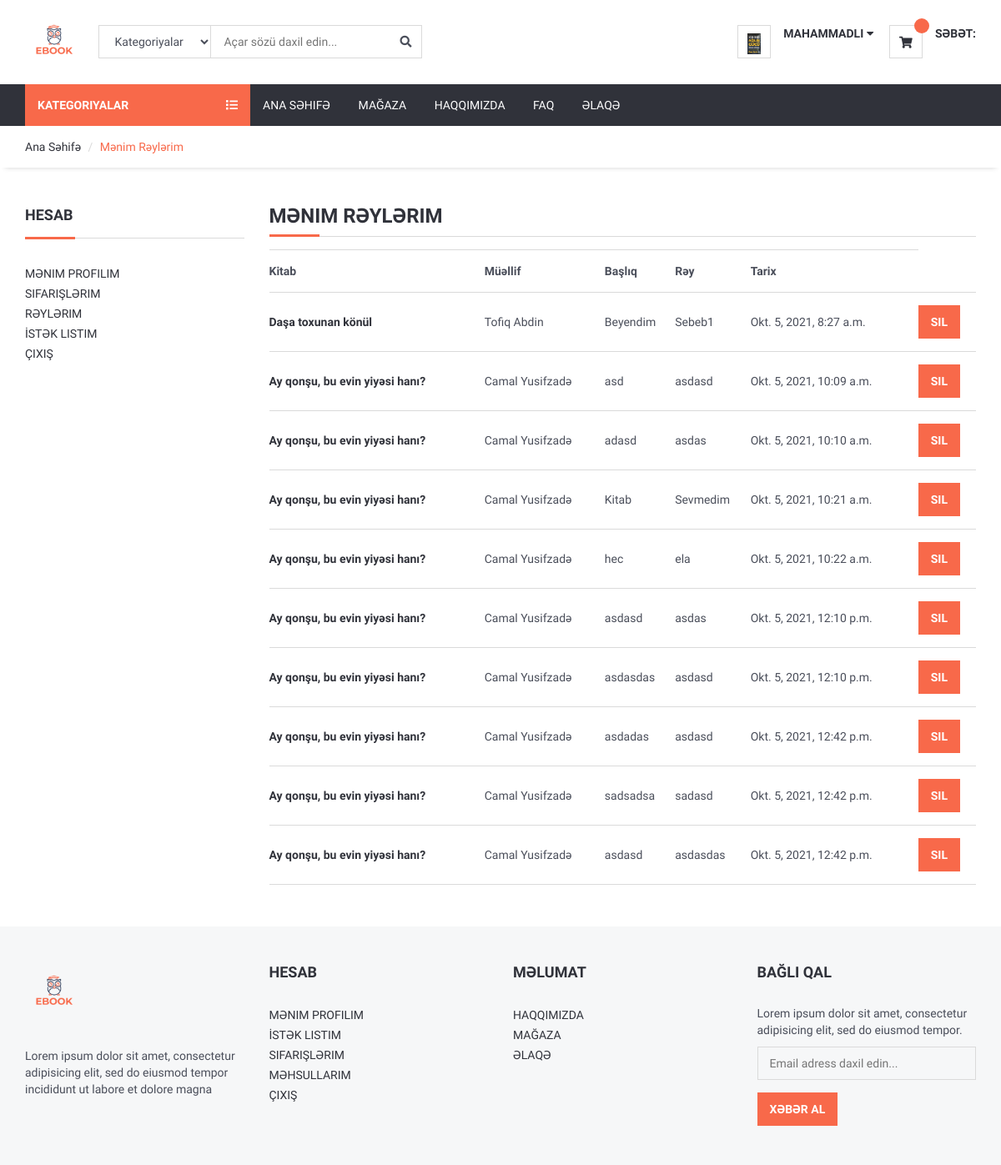
/user/comments/ (signed in), run on the app's committed database.
### home/models.py (models this page shows, shortened)
class UserProfile(models.Model):
    user = models.OneToOneField(User,on_delete=models.CASCADE)
    phone = models.CharField(blank=True,max_length=20)
    address = models.CharField(blank=True,max_length=150)
    city = models.CharField(blank=True,max_length=20)
    country = models.CharField(blank=True,max_length=20)
    image = models.ImageField(blank=True,upload_to='images/users/')
    def image_tag(self):
        return mark_safe('<img src ="{}" height = "25"'.format(self.image.url))
    image_tag.short_description = 'Image'

### product/models.py (models this page shows, shortened)
class Comment(models.Model):
    STATUS = (
        ('New','Yeni'),
        ('True','Beli'),
        ('False','Xeyr')
    )
    product = models.ForeignKey(Product,on_delete=models.CASCADE)
    user = models.ForeignKey(User,on_delete=models.CASCADE)
    subject = models.CharField(max_length=50)
    comment = models.CharField(max_length=250,blank=True)
    rate = models.IntegerField(blank=True)
    status = models.CharField(max_length=10,choices=STATUS,default='New')
    ip = models.CharField(blank=True,max_length=20)
    create_at = models.DateTimeField(auto_now_add=True)
    update_at = models.DateTimeField(auto_now=True)

class Product(models.Model):
    STATUS = (
        ('Var','Beli'),
        ('Yox','Xeyr')
    )
    category = models.ForeignKey(Category,on_delete=models.CASCADE)
    author = models.CharField(max_length=100)
    title = models.CharField(max_length=30)
    keywords = models.CharField(blank=True,max_length=255)
    description = models.CharField(blank=True,max_length=255)
    image = models.ImageField(blank = True, null=True, upload_to = 'images/',default='uploads/images/indir.jpg')
    price = models.FloatField()
    oldprice = models.FloatField()
    amount = models.IntegerField()
    detail = RichTextUploadingField()
    slug = models.SlugField(unique=True,null=False)
    status = models.CharField(max_length=10,choices=STATUS , default=True)
    favorite = models.ManyToManyField(User , related_name='favorite',blank=True , default=None)
    created_at = models.DateTimeField(auto_now_add=True)
    update_at = models.DateTimeField(auto_now=True)
    product_view = models.PositiveIntegerField(default=0,blank=True,null=True)
    def image_tag(self):
        return mark_safe('<img src ="{}" height = "50"'.format(self.image.url))
    image_tag.short_description = 'Image'

### user/views.py (the view)
# urls.py: path('comments/',views.comments,name='comments'),
@login_required(login_url='/login')
def comments(request):
    category = Category.objects.all()
    current_user = request.user
    comments = Comment.objects.filter(user_id = current_user.id)
    context = {
        'category':category,
        'comments':comments,
    }
    return render(request,'user_comments.html',context)

### user/templates/user_comments.html (shortened to what this page needs)
{% extends "homebase.html" %}
{% block sidebar %}
  {% include "sidebar.html" %}
{% endblock sidebar %}
{% block content %}
<div id="breadcrumb">
    <div class="container">
        <ul class="breadcrumb">
            <li><a href="/">Ana Səhifə</a></li>
            <li class="active">Mənim Rəylərim</li>
        </ul>
    </div>
</div>
<div class="section">
    <div class="container">
        <div class="row">
            <div class="col-md-3">
                {% include "user_panel.html" %}
            </div>
            <div class="col-md-9">
                <div class="section-title">
                    <h3 class="title">
                        Mənim Rəylərim
                    </h3>
                </div>
                <table class="shopping-cart-table table">
                <tr>
                    <th class="text-left">Kitab</th>
                    <th class="text-left">Müəllif</th>
                    <th class="text-left">Başlıq</th>
                    <th class="text-left">Rəy</th>
                    <th class="text-left">Tarix</th>
                </tr>
                    {% for data in comments %}
                    <tr>
                        <td class="text-left">
                            <a href="/product/{{data.product_id}}/{{data.product.slug}}/">
                            <strong>{{ data.product.title}}</strong>
                            </a>
                        </td>
                        <td class="text-left">{{data.product.author}}</td>
                        <td class="text-left">{{ data.subject}}</td>
                        <td class="text-left">{{ data.comment}}</td>
                        <td class="text-left">{{ data.create_at}}</td>
                        <td class="text-left"><a class="primary-btn" href="/user/deletecomment/{{data.id}}">Sil</a></td>
                    </tr>
                    {% endfor %}
                </table>
            </div>
        </div>
    </div>
</div>
{% endblock content %}

### home/templates/header.html (shortened to what this page needs)
{% load static %}
<header>
    <div id="header">
        <div class="container">
            <div class="pull-left">
                <div  class="header-logo">
                    <a class="logo" href="/">
                        <img  src="{%static './img/logobook.png' %}" alt="">
                    </a>
                </div>
                <div class="header-search">
                    <form action="/search/" method="post">
                        <input id="query" name="query" class="input search-input" type="text" placeholder="Açar sözü daxil edin...">
                        {% load mptt_tags %}
                        <select name="katid" class='input search-categories'>
                            <option value="0">Kategoriyalar</option>
                        </select>
                        <button class="search-btn"><i class="fa fa-search"></i></button>
                    </form>
                </div>
            </div>
            <div class="pull-right">
                <ul class="header-btns">
                    <li class="header-account dropdown default-dropdown">
                        {% if user.id is not None %}
                        <div class="dropdown-toggle" role="button" data-toggle="dropdown" aria-expanded="true">
                            <div class="header-btns-icon">
                                <img style="height: 25px;" src="{{ request.user.userprofile.image.url }}" alt="">
                            </div>
                            <strong class="text-uppercase">{{user.first_name}} <i class="fa fa-caret-down"></i></strong>
                        </div>
                        {% else %}
                        <a href="/login/" class="text-uppercase">Daxil Ol</a> / <a href="/user/register/" class="text-uppercase">Qeydiyyat</a>
                        {% endif %}
                    </li>
                    {% if request.session.cart_items == 0 %}
                    <li class="header-cart dropdown default-dropdown">
                        <a href="/">
                            <div class="header-btns-icon">
                                <i class="fa fa-shopping-cart"></i>
                                <span  class="qty">{{ request.session.cart_items }}</span>
                            </div>
                            <strong class="text-uppercase">Səbət:</strong>
                        </a>
                    </li>
                      {% else %}
                      <li class="header-cart dropdown default-dropdown">
                        <a href="/shopcart/">
                            <div class="header-btns-icon">
                                <i class="fa fa-shopping-cart"></i>
                                <span  class="qty">{{ request.session.cart_items }}</span>
                            </div>
                            <strong class="text-uppercase">Səbət:</strong>
                        </a>
                    </li>
                    {% endif %}
                </ul>
            </div>
        </div>
    </div>
</header>

### home/static/css/style.css (style rules this page uses)
body { font-family: 'Hind', sans-serif; color: #4A4E5A; overflow-x: hidden; }
h1, h2, h3, h4, h5, h6 { color: #30323A; margin: 0 0 10px; font-weight: 700; }
a { color: #30323A; -webkit-transition: 0.3s color; transition: 0.3s color; }
strong { color: #30323A; }
ul, ol { margin: 0; padding: 0; list-style: none }
.main-btn, .primary-btn { display: inline-block; padding: 10px 15px; text-transform: uppercase; font-weight: 700; border: none; -webkit-transition: 0.3s all; transition: 0.3s all; }
.primary-btn { color: #FFF; background-color: #F8694A; }
.input { width: 100%; height: 40px; padding: 0px 15px; border: none; background-color: transparent; -webkit-box-shadow: 0px 0px 0px 1px #DADADA inset, 0px 0px 0px 5px transparent; box-shadow: 0px 0px 0px 1px #DADADA inset, 0px 0px 0px 5px transparent; -webkit-transition: 0.3s all; transition: 0.3s all; }
.section { padding-top: 30px; padding-bottom: 30px; }
.section-title { position: relative; margin-bottom: 15px; margin-top: 15px; border-bottom: 1px solid #DADADA; }
.section-title .title { display: inline-block; text-transform: uppercase; }
.section-title:after { content: ""; position: absolute; left: 0; bottom: -1.5px; height: 3px; width: 60px; background-color: #F8694A; }
#breadcrumb { -webkit-box-shadow: 0px 6px 6px -6px rgba(0, 0, 0, 0.175); box-shadow: 0px 6px 6px -6px rgba(0, 0, 0, 0.175); }
.breadcrumb { background-color: transparent; border: none; border-radius: 0px; padding: 15px 0px; margin: 0; }
.breadcrumb>.active { color: #F8694A; }
.breadcrumb>li+li:before { color: #DADADA; }
#header { padding-top: 15px; padding-bottom: 15px; }
.header-logo { display: inline-block; margin-right: 15px; }
.header-logo .logo>img { width: 100%; max-height: 70px; }
.header-search { display: inline-block; padding: 15px 0px; max-width: 400px; }
.header-search>form { position: relative; }
.header-search>form .search-input { padding-left: 150px; padding-right: 45px; }
.header-search>form .search-categories { position: absolute; left: 0px; top: 0px; width: 135px; }
.header-search>form .search-btn { position: absolute; top: 0px; right: 0px; width: 40px; height: 40px; background-color: transparent; border: none; }
.header-btns>li { display: inline-block; vertical-align: top; padding: 15px 0px; }
.header-btns>li+li { margin-left: 15px; }
.header-btns>li .header-btns-icon { position: relative; float: left; margin-right: 15px; width: 40px; height: 40px; line-height: 40px; text-align: center; color: #30323A; background-color: #FFF; border: 1px solid #DADADA; }
.header-btns .dropdown-toggle { display: block; cursor: pointer; }
.header-cart .header-btns-icon .qty { position: absolute; right: -9px; top: -9px; width: 18px; height: 18px; line-height: 18px; text-align: center; font-size: 10px; background: #F8694A; color: #FFF; border-radius: 50%; }
.shopping-cart-table>tbody>tr>td, .shopping-cart-table>tbody>tr>th, .shopping-cart-table>tfoot>tr>td, .shopping-cart-table>tfoot>tr>th, .shopping-cart-table>thead>tr>td, .shopping-cart-table>thead>tr>th { padding: 15px 0px; vertical-align: middle; border-top: 1px solid #DADADA; }
.shopping-cart-table>tbody>tr:last-child>td { border-bottom: 1px solid #DADADA; }

### data on the page
Comment: product "Daşa toxunan könül", product.author "Tofiq Abdin", subject "Beyendim", comment "Sebeb1", create_at "Okt. 5, 2021, 8:27 a.m."
Comment: product "Ay qonşu, bu evin yiyəsi hanı?", product.author "Camal Yusifzadə", subject "asd", comment "asdasd", create_at "Okt. 5, 2021, 10:09 a.m."
Comment: product "Ay qonşu, bu evin yiyəsi hanı?", product.author "Camal Yusifzadə", subject "adasd", comment "asdas", create_at "Okt. 5, 2021, 10:10 a.m."
Comment: product "Ay qonşu, bu evin yiyəsi hanı?", product.author "Camal Yusifzadə", subject "Kitab", comment "Sevmedim", create_at "Okt. 5, 2021, 10:21 a.m."
Comment: product "Ay qonşu, bu evin yiyəsi hanı?", product.author "Camal Yusifzadə", subject "hec", comment "ela", create_at "Okt. 5, 2021, 10:22 a.m."
Comment: product "Ay qonşu, bu evin yiyəsi hanı?", product.author "Camal Yusifzadə", subject "asdasd", comment "asdas", create_at "Okt. 5, 2021, 12:10 p.m."
Comment: product "Ay qonşu, bu evin yiyəsi hanı?", product.author "Camal Yusifzadə", subject "asdasdas", comment "asdasd", create_at "Okt. 5, 2021, 12:10 p.m."
Comment: product "Ay qonşu, bu evin yiyəsi hanı?", product.author "Camal Yusifzadə", subject "asdadas", comment "asdasd", create_at "Okt. 5, 2021, 12:42 p.m."
Comment: product "Ay qonşu, bu evin yiyəsi hanı?", product.author "Camal Yusifzadə", subject "sadsadsa", comment "sadasd", create_at "Okt. 5, 2021, 12:42 p.m."
Comment: product "Ay qonşu, bu evin yiyəsi hanı?", product.author "Camal Yusifzadə", subject "asdasd", comment "asdasdas", create_at "Okt. 5, 2021, 12:42 p.m."

### other printed values
{{ user.first_name }} "MAHAMMADLI"
